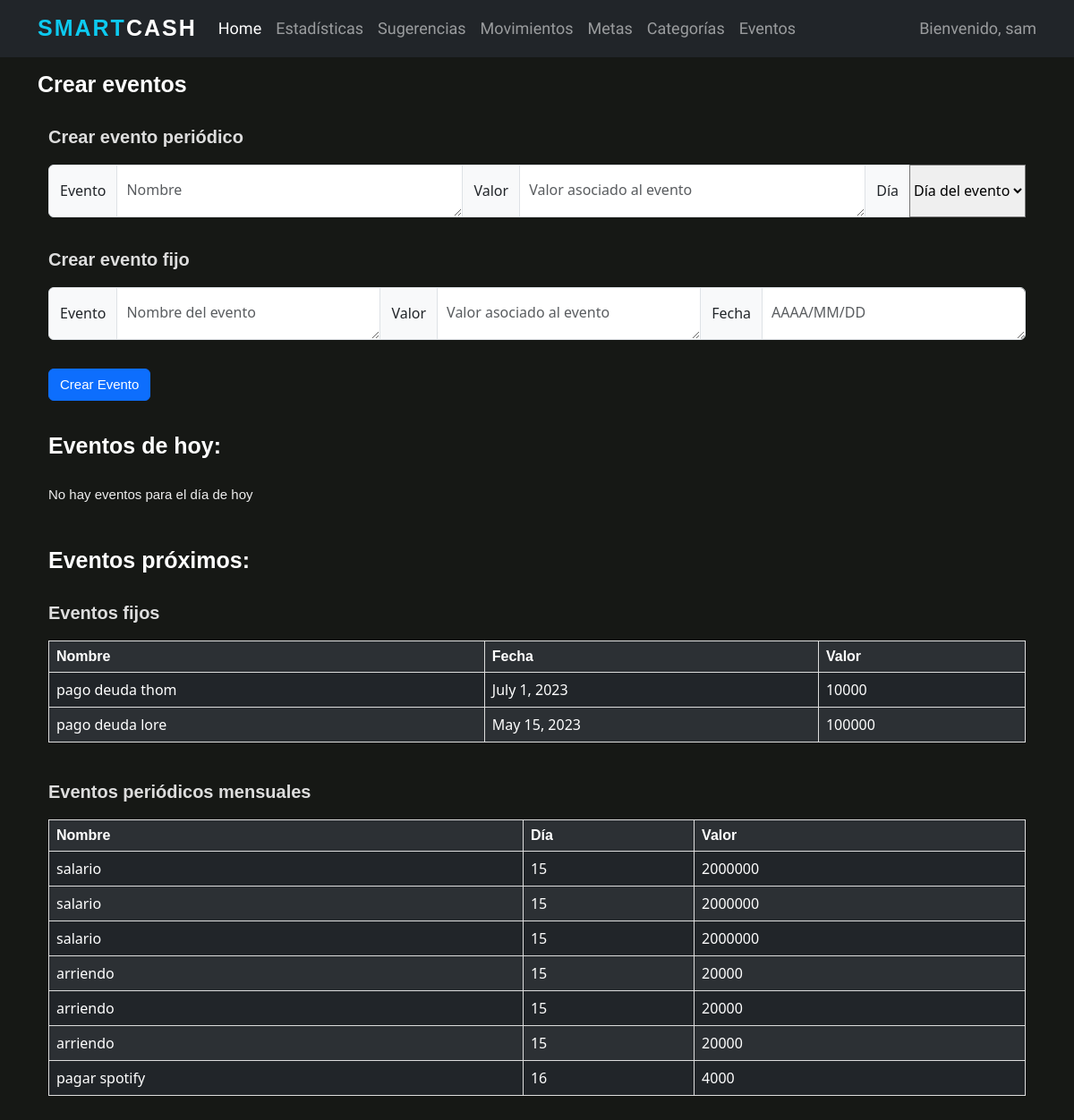
Page /events/ (signed in) on the earlier database version.
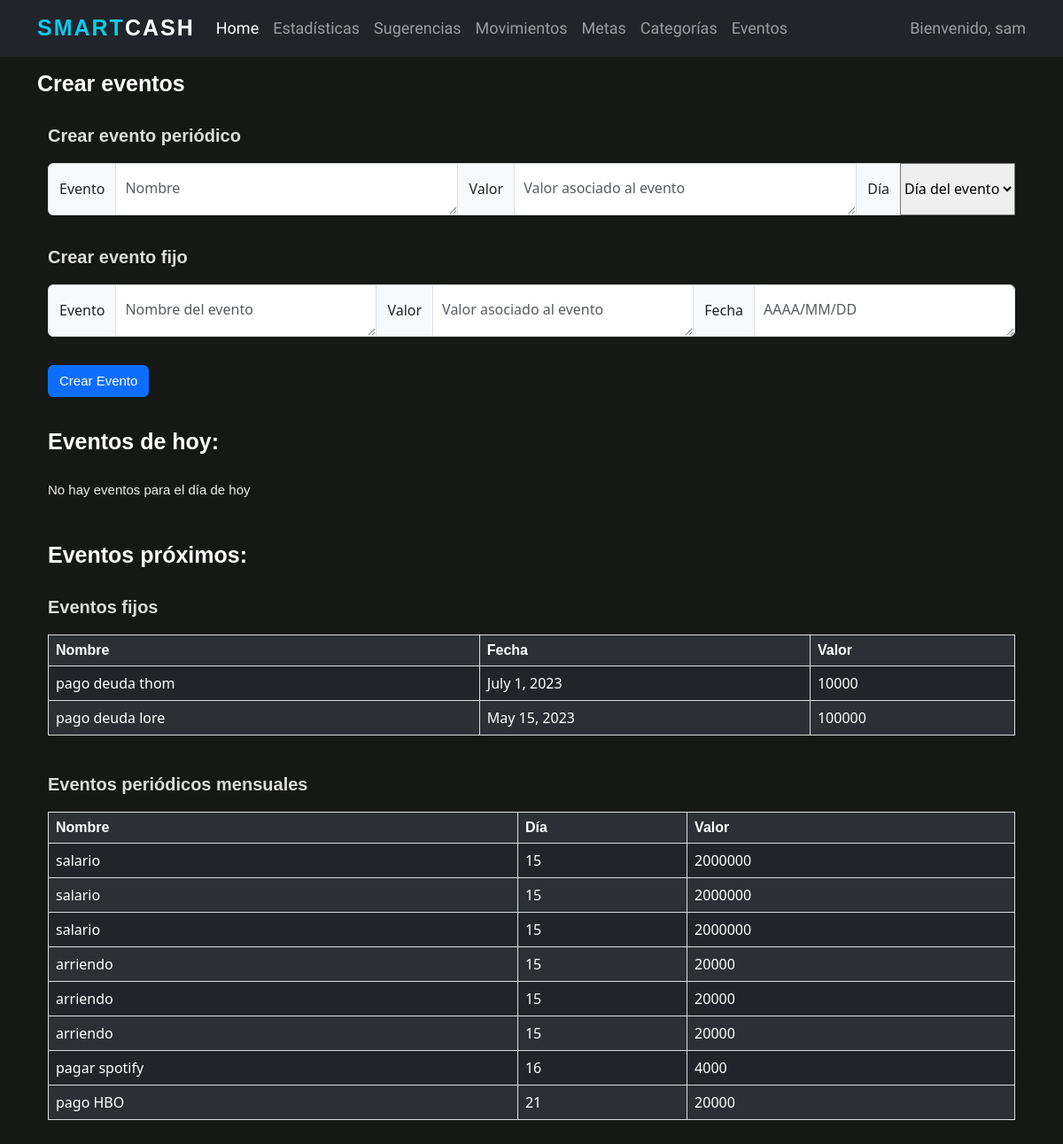
Same page on the later database version.
### wallet/models.py (models this page shows, shortened)
class EventoFijo(models.Model):
    usuario = models.ForeignKey(User, on_delete=models.CASCADE)
    nombre = models.CharField(max_length=100)
    fecha = models.DateField()
    cantidad = models.IntegerField()

class EventoPeriodico(models.Model):
    usuario = models.ForeignKey(User, on_delete=models.CASCADE)
    nombre = models.CharField(max_length=100)
    dia = models.IntegerField()
    cantidad = models.IntegerField()

### wallet/views.py (the view)
# urls.py: path('events/', wallet_views.events, name='events'),
def events(request):
    connection.current_user = request.user
    periodic_event_name = request.GET.get('periodic_event_name')
    periodic_event_value = request.GET.get('periodic_event_value')
    periodic_event_day = request.GET.get('periodic_event_day')
    event_name = request.GET.get('event_name')
    event_value = request.GET.get('event_value')
    event_date = request.GET.get('event_date')
    if periodic_event_day and periodic_event_value and periodic_event_name:
        connection.create_event(1, periodic_event_name, periodic_event_value, periodic_event_day, request.user)
    if event_name and event_value and event_date:
        connection.create_event(0, event_name, event_value, event_date, request.user)
    user_events = connection.search_events(request.user)
    user_periodic_events = connection.search_periodic_events(request.user)
    day_events = connection.search_day_events(user_periodic_events, user_events)
    return render(request, 'registration/events.html',
                  {'days': range(1, 32), 'periodic_event_name': periodic_event_name,
                   'periodic_event_value': periodic_event_value, 'periodic_event_day': periodic_event_day,
                   'event_name': event_name, 'event_value': event_value, 'event_date': event_date,
                   'user_events': user_events, 'user_periodic_events': user_periodic_events, 'day_events': day_events,
                   'today': date.today().day})

### wallet/connection.py (called while the page is built)
def search_periodic_events(user):
    events = EventoPeriodico.objects.all().filter(usuario=user)
    return events

def search_events(user):
    events = EventoFijo.objects.all().filter(usuario=user)
    return events

def search_day_events(periodic, events):
    current_date = date.today()
    ans = []
    if periodic:
        for event in periodic:
            if event.dia == current_date.day:
                ans.append(event)
    if events:
        for event in events:
            if event.fecha == current_date:
                ans.append(event)
    return ans

### wallet/templates/registration/events.html (shortened to what this page needs)
{% extends 'base.html' %}
{% load static %}
    {% block content %}
<br><br><br>
<div id="eventos"class="form-text">Crear eventos</div>
<form action="">
    <div class="container">
        <br>
        <p id = "movimientos">Crear evento periódico</p>
        <div class="input-group mb-3">
            <span class="input-group-text mb-3">Evento</span>
            <textarea class="form-control mb-3" aria-label="With textarea" placeholder="Nombre"
                      name="periodic_event_name"></textarea>
            <span class="input-group-text mb-3">Valor</span>
            <textarea class="form-control mb-3" aria-label="With textarea"
                      placeholder="Valor asociado al evento" name="periodic_event_value"></textarea>
            <label class="input-group-text mb-3" for="inputGroupSelect01">Día</label>
            <select class="custom-select mb-3" id="inputGroupSelect01" name="periodic_event_day">
                <option selected>Día del evento</option>
            </select>
        </div>
    </div>
    <div class="container">
        <p id = "movimientos">Crear evento fijo</p>
        <div class="input-group mb-3">
            <span class="input-group-text mb-3">Evento</span>
            <textarea class="form-control mb-3" aria-label="With textarea" placeholder="Nombre del evento"
                      name="event_name"></textarea>
            <span class="input-group-text mb-3">Valor</span>
            <textarea class="form-control mb-3" aria-label="With textarea"
                      placeholder="Valor asociado al evento" name="event_value"></textarea>
            <span class="input-group-text mb-3">Fecha</span>
            <textarea class="form-control mb-3" aria-label="With textarea" placeholder="AAAA/MM/DD"
                      name="event_date"></textarea>
        </div>
        <button type="submit" class="btn btn-primary mb-3">Crear Evento</button>
    </div>
</form>
<div class="container">
    <div id="eventos"class="form-text">Eventos de hoy:</div>
    <br>
    {% if not day_events %}
    <p id="categorias">No hay eventos para el día de hoy</p>
    {% endif %}
    <br>
<div id="eventos"class="form-text">Eventos próximos:</div>
<br>
<p id = "movimientos">Eventos fijos</p>
<table class="table table-striped table-dark">
        <tr>
            <th>Nombre</th>
            <th>Fecha</th>
            <th>Valor</th>
        </tr>
        {% for event in user_events %}
        <tr>
            <td>{{ event.nombre }}</td>
            <td>{{ event.fecha }}</td>
            <td>{{ event.cantidad }}</td>
        </tr>
        {% endfor %}
    </table>
    <br>
    <p id = "movimientos">Eventos periódicos mensuales</p>
    <table class="table table-striped table-dark">
        <tr>
            <th>Nombre</th>
            <th>Día</th>
            <th>Valor</th>
        </tr>
        {% for event in user_periodic_events %}
        <tr>
            <td>{{ event.nombre }}</td>
            <td>{{ event.dia }}</td>
            <td>{{ event.cantidad }}</td>
        </tr>
        {% endfor %}
    </table>
<br>
</div>
{% endblock content %}

Differences in the rows shown:
added EventoPeriodico: nombre "pago HBO", dia "21", cantidad "20000"
